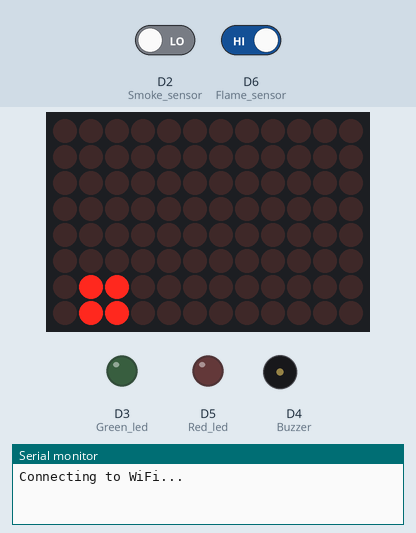
This sketch was run on a simulated Arduino Uno R4 WiFi. Parts: 12×8 LED matrix, output pins drawn as LEDs (lit = HIGH), buzzer (waves = sounding, pin HIGH), the last lines printed to the serial monitor. Inputs (shaded band) come from the test bench; at power-on: D2 (Smoke_sensor) LOW, D6 (Flame_sensor) HIGH. WiFi joins after 1.5 s; servers stay silent unless stated; uploads are accepted with an empty reply.

Above: at 0.7 s.
At 1.3 s:
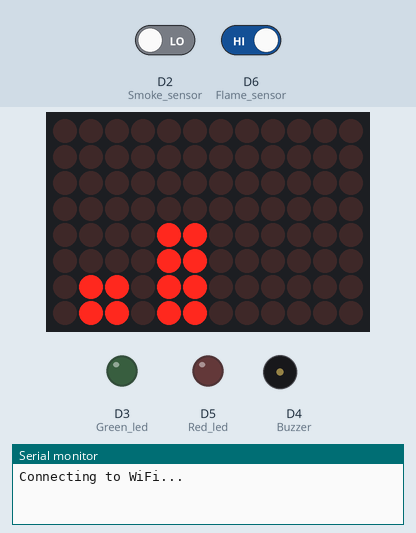
At 1.9 s:
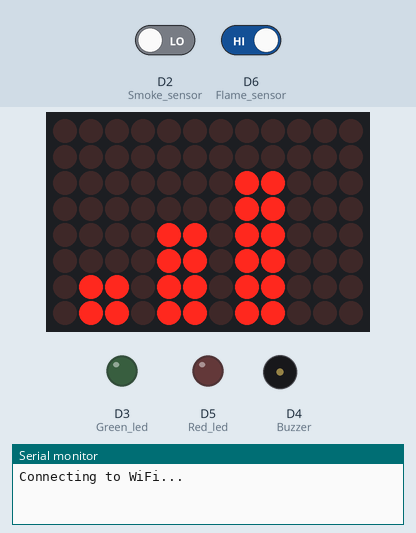
At 5.5 s:
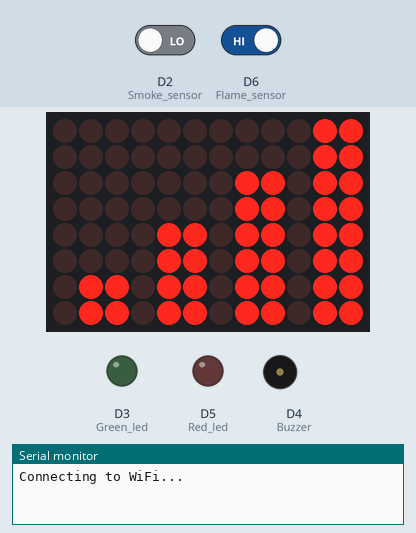
At 7.63 s:
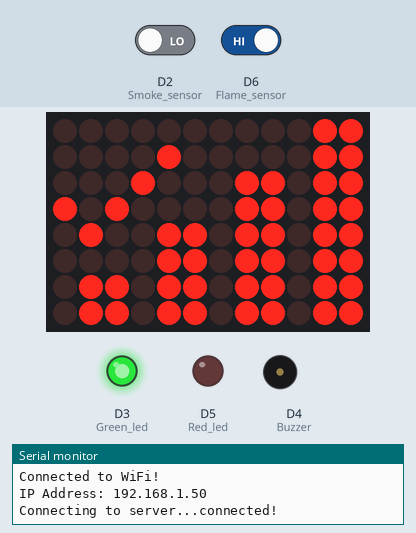
At 8.01 s:
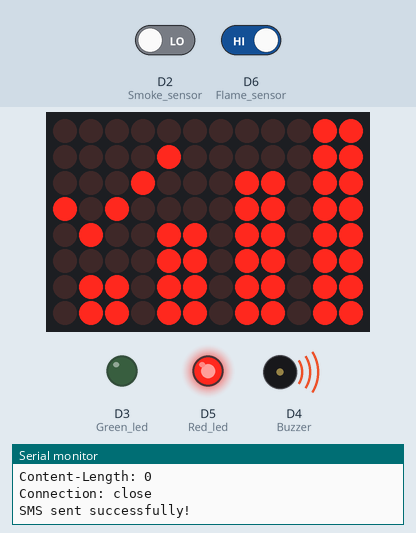
Timing chart, 0 to 40.0 s (numbered marks = the images above):
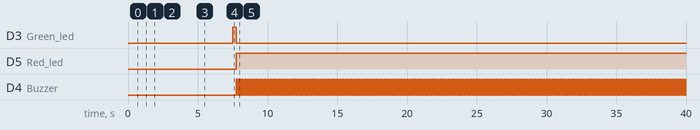

Measured:
- by itself, D3 (Green_led): HIGH → LOW at 7.8 s
- by itself, D5 (Red_led): LOW → HIGH at 7.8 s
- by itself, D4 (Buzzer): alternates HIGH for 0.10 s and LOW for 0.10 s
- what the display in image 0 shows lasts 0.6 s, from 0.6 s to 1.2 s
- what the display in image 3 shows lasts 0.6 s, from 5.5 s to 6.1 s

The sketch:

Fire_Smoke_Detector_SMS.ino
```cpp
/*=========================================================================
=============================== Header Files =============================
===========================================================================-*/
#include "WiFiS3.h"
#include "Arduino_LED_Matrix.h"


/*=========================================================================
=============================== Macros ====================================
===========================================================================-*/

/*------------------------ Pin Definitions -----------------------------------*/
#define Smoke_sensor 2
#define Flame_sensor 6
#define Green_led 3
#define Red_led 5
#define Buzzer 4


/*===============================================================================
=============================== Object Instantiation =============================
===========================================================================-*/

ArduinoLEDMatrix matrix;


/*=========================================================================
===============================Global variables=============================
===========================================================================-*/

/* --------------------- WiFi Credentials and WiFi status ----------------*/
const char *ssid = "Semicon Media";      //Your WiFi Router SSID
const char *password = "xxxxxxxxxxxxx";   // Your WiFi Router password
int status = WL_IDLE_STATUS;             // Connection status

/* ---------------------- API credentials and SMS Details ---------------------- */
const char* apiKey = "xxxxxxxxxxxxx";          // Replace with your API key
const char* templateID = "101";           // Replace with your template ID
const char* mobileNumber = "91xxxxxxxxxx"; // Replace with the recipient's mobile number with country code (eg : 91XXXXXXXXXX)
const char* var1 = "house";   // Replace with your custom variable
const char* var2 = "FIRE EMERGENCY. Evacuate now!";          // Replace with your custom variable


/* ---------------------- Network Led icons ---------------------- */
const uint32_t network_connect_icon[] = { 0x308311, 0xba1b4db0, 0xdb6db6db };
const uint32_t network_disconnect_icon[] = { 0x3003a1, 0xb41badb0, 0xdb6db6db };


/* ---------------------- Network connection animation ---------------------- */
const uint32_t network_connection_anime[][4] = {
  { 0x0, 0x0, 0x0, 600 },
	{ 0x0, 0x0, 0x600600, 600 },
	{ 0x0, 0xc00, 0xc06c06c0, 600 },
	{ 0x1, 0x80180d80, 0xd86d86d8, 600 },
	{ 0x300301, 0xb01b0db0, 0xdb6db6db, 660}
};


/* ---------------------- Sensor Ststus Variables ---------------------- */
bool flame_status = false;
bool smoke_status = true;


/*================================================================================
=============================== User Defined Functions =============================
===========================================================================-*/

/* --------------------------- WiFi connect Function --------------------------- */
void wifi_connect(){
  if (WiFi.status() == WL_NO_MODULE) {
    Serial.println("Communication with WiFi module failed!");
    matrix.loadFrame(network_disconnect_icon);
    while (true);
  }

  Serial.print("Connecting to WiFi...");
  matrix.loadSequence(network_connection_anime);
  matrix.play(true);
  delay(6000);

  while (WiFi.begin(ssid, password) != WL_CONNECTED) {
    Serial.print(".");
    delay(1000);
  }

  matrix.loadFrame(network_connect_icon);

  Serial.println("\nConnected to WiFi!");
  Serial.print("IP Address: ");
  Serial.println(WiFi.localIP());
}


/* ------------------------ WiFi reconnect Function ----------------------------- */
void wifi_reconnect(){
    Serial.println("Wifi Reconnecting........");
    matrix.loadFrame(network_disconnect_icon);
    delay(6000);
    wifi_connect();
}


/* ------------------------ Fire & Smoke detect Function ------------------------- */
bool fire_smoke_detect(){

  flame_status = digitalRead(Flame_sensor);
  smoke_status = digitalRead(Smoke_sensor);

  if(!flame_status || !smoke_status){
      return true;
  }
  else{
     return false;
  }

}


/* ------------------------ SMS Trigger Function ---------------------------------- */
void trigger_SMS(){
   if (WiFi.status() == WL_CONNECTED) {
    WiFiClient client; // Initialize WiFi client

    String apiUrl = "/send_sms?ID=" + String(templateID);

    Serial.print("Connecting to server...");
    if (client.connect("www.circuitdigest.cloud", 80)) { // Connect to the server
      Serial.println("connected!");

      // Create the HTTP POST request
      String payload = "{\"mobiles\":\"" + String(mobileNumber) +
                       "\",\"var1\":\"" + String(var1) +
                       "\",\"var2\":\"" + String(var2) + "\"}";

      // Send HTTP request headers
      client.println("POST " + apiUrl + " HTTP/1.1");
      client.println("Host: www.circuitdigest.cloud");
      client.println("Authorization: " + String(apiKey));
      client.println("Content-Type: application/json");
      client.println("Content-Length: " + String(payload.length()));
      client.println(); // End of headers
      client.println(payload); // Send the JSON payload

      // Wait for the response
      int responseCode = -1; // Variable to store HTTP response code
      while (client.connected() || client.available()) {
        if (client.available()) {
          String line = client.readStringUntil('\n'); // Read a line from the response
          Serial.println(line); // Print the response line (for debugging)

          // Check for the HTTP response code
          if (line.startsWith("HTTP/")) {
            responseCode = line.substring(9, 12).toInt(); // Extract response code (e.g., 200, 404)
            Serial.print("HTTP Response Code: ");
            Serial.println(responseCode);
          }

          // Stop reading headers once we reach an empty line
          if (line == "\r") {
            break;
          }
        }
      }


      // Check response
      if (responseCode == 200) {
        Serial.println("SMS sent successfully!");
      } else {
        Serial.print("Failed to send SMS. Error code: ");
        Serial.println(responseCode);
      }


      client.stop(); // Disconnect from the server
    } else {
      Serial.println("Connection to server failed!");
    }
  } else {
    Serial.println("WiFi not connected!");
  }
}


/* -------------------------- Alarm Trigger Function ----------------------------- */
void trigger_Alarm(){
    static unsigned long prevmillis = 0;
    static bool buzzer_state = false;
    const unsigned long beep_interval = 100;

     digitalWrite(Red_led, HIGH);
     digitalWrite(Green_led, LOW);

     //Buzzer Beep Rate
     if(millis() - prevmillis >= beep_interval){
        prevmillis = millis();
        buzzer_state = !buzzer_state;
        digitalWrite(Buzzer, buzzer_state);
     }

}


/*================================================================================
=============================== Main Functions =============================
===========================================================================-*/


/* ------------------------- Setup Function --------------------------------*/
void setup() {
    //Initialize serial and wait for port to open:
  Serial.begin(9600);
  while (!Serial);

  matrix.begin();
  wifi_connect();

  pinMode(Smoke_sensor, INPUT);
  pinMode(Flame_sensor, INPUT);
  pinMode(Green_led, OUTPUT);
  pinMode(Red_led, OUTPUT);
  pinMode(Buzzer, OUTPUT);

  digitalWrite(Green_led, HIGH);
  digitalWrite(Red_led, LOW);
  digitalWrite(Buzzer, LOW);
}


/* ---------------------------- Loop Function ---------------------------------- */
void loop() {
    if(WiFi.status() != WL_CONNECTED){
        wifi_reconnect();
    }

   if(fire_smoke_detect() == true){
       trigger_SMS();
       while(1){
          trigger_Alarm();
       }
   }
}
```
